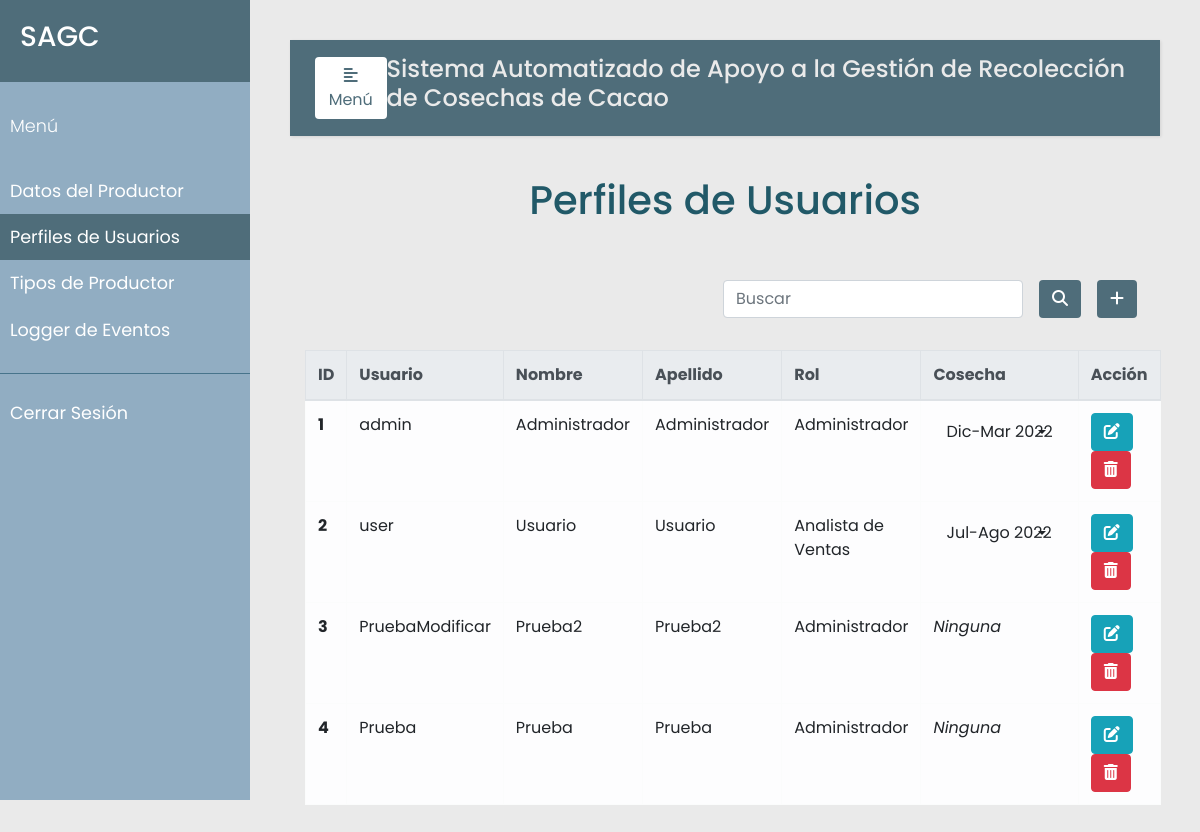
/perfiles (signed in), run on an earlier commit of the app's database.
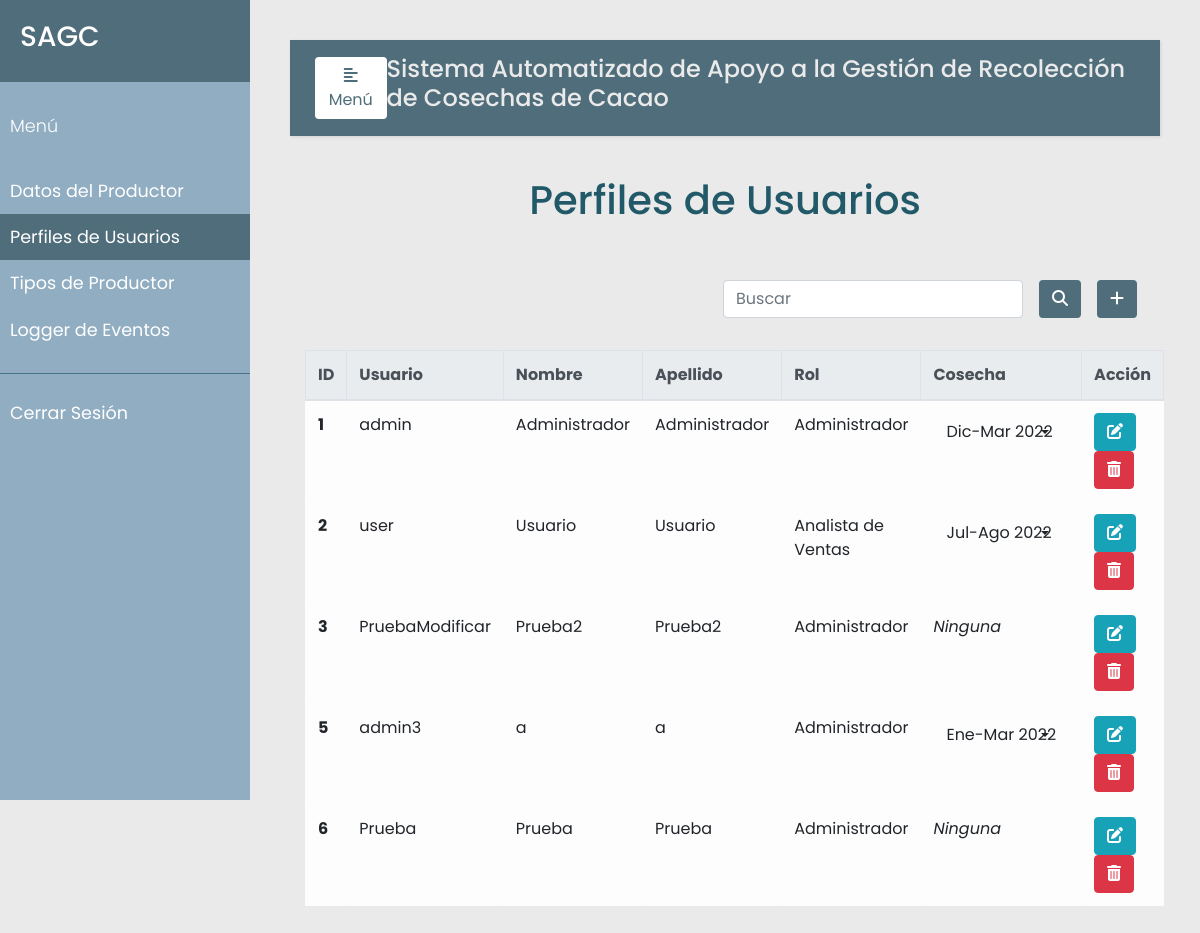
And on a later commit of the database.
### models.py (models this page shows, shortened)
class Usuario(db.Model):
    __tablename__ = 'usuarios'
    id = db.Column(db.Integer, primary_key=True)
    nombre_usuario = db.Column(db.String(20), nullable=False, unique=True)
    nombre = db.Column(db.String(30), nullable=False)
    apellido = db.Column(db.String(30), nullable=False)
    password = db.Column(db.String(80), nullable=False)
    rol = db.Column(db.Integer, db.ForeignKey('rols.id'), nullable=False)
    cosechas = db.relationship('Cosecha', secondary=user_cosecha, backref='usuarios', lazy=True)

class Rol(db.Model):
    __tablename__ = 'rols'
    id = db.Column(db.Integer, primary_key=True)
    nombre = db.Column(db.String(120), nullable=False, unique=True)
    user = db.relationship('Usuario', backref='rols', lazy=True)

class Cosecha(db.Model):
    __tablename__ = 'cosechas'
    id = db.Column(db.Integer, primary_key=True)
    date = db.Column(db.String(120), unique=True)

### app.py (the view, shortened to what this page needs)
@app.route("/perfiles", methods=['GET', 'POST'])
@login_required
@admin_only
def perfiles():
    error=None
    usuarios = Usuario.query.all()
    rols = Rol.query.all()
    return render_template("perfiles.html", error=error, usuarios=usuarios, rols=rols)

### app.py (called while the page is built)
def login_required(f):
    @wraps(f)
    def wrap(*args, **kwargs):
        if 'logged_in' in session:
            return f(*args, **kwargs)
        else:
            flash('Necesitas iniciar sesión primero')
            return redirect(url_for('login'))
    return wrap

def admin_only(f):
    @wraps(f)
    def wrap(*args, **kwargs):
        if 'rol_admin' in session and session['rol_admin'] == True:
            return f(*args, **kwargs)
        else:
            flash("Debes ser administrador para ver 'Perfiles de Usuarios'.")
            return redirect(url_for('productor'))
    return wrap

### templates/perfiles.html (shortened to what this page needs)
{% extends "base.html" %}
{% block navbar %}
<li class="nav-item">
  <a class="nav-link" href="{{url_for('productor')}}">Datos del Productor</a>
</li>
<li class="nav-item active">
  <a class="nav-link" href="{{url_for('perfiles')}}">Perfiles de Usuarios<span class="sr-only">(current)</span></a>
</li>
<li class="nav-item">
  <a class="nav-link" href="{{url_for('tipo_productor')}}">Tipos de Productor</a>
</li>
<li class="nav-item">
  <a class="nav-link" href="{{url_for('eventos')}}">Logger de Eventos</a>
</li>
{% endblock %}
{% block sesion %}
<li class="nav-item">
  <a class="nav-link" href="{{url_for('logout')}}">Cerrar Sesión</a>
</li>
{% endblock %}
{% block content %}
    <div class="container h-100">
        <p class="text-center h1 fw-bold mb-5 mx-1 mx-md-4 mt-4">Perfiles de Usuarios</p>
        <div class="d-flex flex-row-reverse bd-highlight">
            <div class="p-2 bd-highlight">
              <button type="button" class="btn" style="color:#fff; background-color:#4F6D7A;" data-toggle="modal" data-target="#exampleModalLong">
                <i class="fa-solid fa-plus"></i>
              </button>
            </div>
            <div class="p-2 bd-highlight" style="display:flex; align-content: flex-end;">
              <form action='/perfiles/search' method="post" class="form-inline" style="justify-content: flex-end">
                <input class="form-control mr-3 w-75" type="text" placeholder="Buscar" aria-label="Buscar" name="search_perfil">
                <button type="submit" id="search_perfil" name="action-type" value="search" class="btn" style="color:#fff; background-color:#4F6D7A;">
                  <i class="fas fa-search" aria-hidden="true"></i>
                </button>
              </form>
            </div>
        </div>
        <br/>
        <table class="table table-bordered table-light table-hover">
          <thead class="thead-light">
            <tr>
              <th scope="col">ID</th>
              <th scope="col">Usuario</th>
              <th scope="col">Nombre</th>
              <th scope="col">Apellido</th>
              <th scope="col">Rol</th>
              <th scope="col">Cosecha</th>
              <th scope="col">Acción</th>
            </tr>
          </thead>
          <tbody>
            {% for u in usuarios %}
            <tr>
              <th scope="row">{{u.id}}</th>
              <td>{{u.nombre_usuario}}</td>
              <td>{{u.nombre}}</td>
              <td>{{u.apellido}}</td>
              <td>{{u.rols.nombre}}</td>
              <td>
                {% if u.cosechas|length > 0 %}
                  <div class="dropdown">
                    <button class="btn dropdown-toggle" type="button" id="dropdownMenuButton" data-toggle="dropdown" aria-haspopup="true" aria-expanded="false">
                      {{u.cosechas[0].date}}
                    </button>
                  </div>
                {% else %}
                  <i>Ninguna</i>
                {% endif %}
              </td>
              <td>
                <button type="button" class="btn btn-info" data-toggle="modal" data-target="#edit-modal-{{u.id}}">
                  <i class="fas fa-edit"></i>
                </button>
                <button type="button" class="btn btn-danger" data-toggle="modal" data-target="#delete-modal-{{u.id}}">
                  <i class="fas fa-trash-alt"></i>
                </button>
              </td>
            </tr>
            </div>
            {% endfor %}
{% endblock %}

### templates/base.html (shortened to what this page needs)
<!DOCTYPE html>
<html lang="en">
<head>
    <link rel="stylesheet" href="https://cdn.jsdelivr.net/npm/bootstrap@4.3.1/dist/css/bootstrap.min.css">
    <link rel="stylesheet" href="{{ url_for('static', filename='../static/css/styles.css') }}">
    <link rel="stylesheet" href="https://cdnjs.cloudflare.com/ajax/libs/malihu-custom-scrollbar-plugin/3.1.5/jquery.mCustomScrollbar.min.css">
    <link rel="stylesheet" href="https://cdnjs.cloudflare.com/ajax/libs/font-awesome/6.1.1/css/all.min.css" />
</head>
<body>
    <div class="wrapper">
        <nav id="sidebar">
            <div class="sidebar-header">
                <h3>SAGC</h3>
            </div>
            <ul class="list-unstyled components">
                <p>Menú</p>
                {% block navbar %}
                {% endblock %}
            </ul>
            <ul class="list-unstyled others">
                {% block sesion %}
                {% endblock %}
            </ul>
        </nav>
        <div id="content">
            <nav class="navbar navbar-expand-lg" style="background-color:#4F6D7A;">
                <div class="container-fluid">
                    <button type="button" id="sidebarCollapse" class="btn" style="background-color:#fff; color: #4F6D7A;">
                        <i class="fas fa-align-left"></i>
                        <span>Menú</span>
                    </button>
                    <h4>Sistema Automatizado de Apoyo a la Gestión de Recolección de Cosechas de Cacao</h4>
                </div>
            </nav>
            {% block content %}
            {% endblock %}
</body>
</html>

### static/css/styles.css (style rules this page uses)
body { font-family: 'Poppins', sans-serif; background: #EAEAEA; }
p { font-family: 'Poppins', sans-serif; font-size: 1.1em; font-weight: 300; line-height: 1.7em; color: #215968; }
h4 { color: #EAEAEA; }
a, a:hover, a:focus { color: inherit; text-decoration: none; transition: all 0.3s; }
.navbar { padding: 15px 10px; background: #fff; border: none; border-radius: 0; margin-bottom: 40px; box-shadow: 1px 1px 3px rgba(0, 0, 0, 0.1); }
.wrapper { display: flex; width: 100%; }
#sidebar { width: 250px; position: fixed; top: 0; left: 0; height: 100vh; z-index: 999; background: #91ADC2; color: #fff; transition: all 0.3s; }
#sidebar .sidebar-header { padding: 20px; background: #4F6D7A; }
#sidebar ul.components { padding: 20px 0; border-bottom: 1px solid #47748b; }
#sidebar ul p { color: #fff; padding: 10px; }
#sidebar ul li a { padding: 10px; font-size: 1.1em; display: block; }
#sidebar ul li.active>a, a[aria-expanded="true"] { color: #fff; background: #4F6D7A; }
.dropdown-toggle::after { display: block; position: absolute; top: 50%; right: 20px; transform: translateY(-50%); }
#content { width: calc(100% - 250px); padding: 40px; min-height: 100vh; transition: all 0.3s; position: absolute; top: 0; right: 0; }

What changed in the data, as far as the page shows it:
removed Usuario: id "4", nombre_usuario "Prueba", nombre "Prueba", apellido "Prueba", rols.nombre "Administrador", shows "Ninguna"
added Usuario: id "5", nombre_usuario "admin3", nombre "a", apellido "a", rols.nombre "Administrador", date "Ene-Mar 2022"
added Usuario: id "6", nombre_usuario "Prueba", nombre "Prueba", apellido "Prueba", rols.nombre "Administrador", shows "Ninguna"
